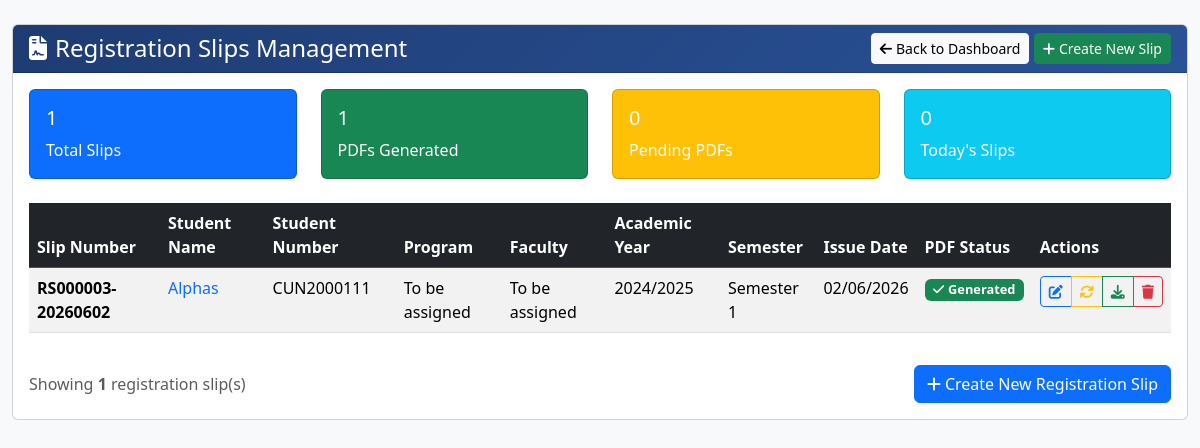
Page /admin/view_registration_slips (signed in) on the committed database.
### app/models.py (models this page shows, shortened)
class RegistrationSlip(db.Model):
    __tablename__ = "registration_slip"
    id = db.Column(db.Integer, primary_key=True)
    slip_number = db.Column(db.String(50), unique=True, nullable=False)
    student_id = db.Column(db.Integer, db.ForeignKey('student.id'), nullable=False)
    issue_date = db.Column(db.DateTime, nullable=False, default=lambda: datetime.now(timezone.utc))
    pdf_filename = db.Column(db.String(255), nullable=True)
    created_by = db.Column(db.String(100), nullable=True)
    created_date = db.Column(db.DateTime, default=lambda: datetime.now(timezone.utc))
    academic_year = db.Column(db.String(20), nullable=True)
    semester = db.Column(db.String(20), nullable=True)
    program_name = db.Column(db.String(100), nullable=True)
    faculty_name = db.Column(db.String(100), nullable=True)
    student = db.relationship("Student", back_populates="registration_slips")

class Student(db.Model):
    __tablename__ = "student"
    id = db.Column(db.Integer, primary_key=True)
    student_number = db.Column(db.String(20), unique=True, nullable=False)
    name = db.Column(db.String(100), nullable=False)
    email = db.Column(db.String(120), unique=True, nullable=True)
    phone = db.Column(db.String(20), nullable=True)
    program = db.Column(db.String(50), nullable=True)
    faculty = db.Column(db.String(100), nullable=True)
    intake_year = db.Column(db.Integer, nullable=True)
    year_of_study = db.Column(db.Integer, nullable=True)
    semester = db.Column(db.String(20), nullable=True)
    created_at = db.Column(db.DateTime, default=lambda: datetime.now(timezone.utc))
    user = db.relationship("User", back_populates="student_profile", uselist=False, foreign_keys=[User.student_id])
    payments = db.relationship("Payment", back_populates="student", lazy=True, cascade="all, delete-orphan")
    registrations = db.relationship("Registration", back_populates="student", lazy=True, cascade="all, delete-orphan")
    registration_slips = db.relationship("RegistrationSlip", back_populates="student", lazy=True, cascade="all, delete-orphan")

### app/routes/admin_routes.py (the view)
@admin_bp.route('/view_registration_slips')
@admin_required
def view_registration_slips():
    registration_slips = RegistrationSlip.query.order_by(RegistrationSlip.issue_date.desc()).all()
    today = datetime.utcnow().date()
    today_count = len([slip for slip in registration_slips if slip.issue_date.date() == today])
    return render_template('admin/view_registration_slips.html',
                         slips=registration_slips,
                         today_count=today_count)

### app/routes/admin_routes.py (called while the page is built)
def admin_required(f):
    @wraps(f)
    def decorated_function(*args, **kwargs):
        if 'user_id' not in session or session.get('role') != 'admin':
            flash("Please log in as admin to access this page.", "warning")
            return redirect(url_for('admin.admin_login'))
        return f(*args, **kwargs)
    return decorated_function

### app/templates/admin/view_registration_slips.html (shortened to what this page needs)
<!DOCTYPE html>
<html lang="en">
<head>
    <link rel="stylesheet" href="https://cdn.jsdelivr.net/npm/bootstrap@5.3.2/dist/css/bootstrap.min.css">
    <link rel="stylesheet" href="https://cdnjs.cloudflare.com/ajax/libs/font-awesome/6.4.0/css/all.min.css">
</head>
<body class="bg-light">
    <div class="container-fluid py-4">
        <div class="row">
            <div class="col-12">
                <div class="card">
                    <div class="card-header text-white d-flex justify-content-between align-items-center">
                        <h4 class="mb-0">
                            <i class="fas fa-file-contract me-2"></i>Registration Slips Management
                        </h4>
                        <div>
                            <a href="{{ url_for('admin.dashboard') }}" class="btn btn-light btn-sm">
                                <i class="fas fa-arrow-left me-1"></i>Back to Dashboard
                            </a>
                            <a href="{{ url_for('admin.create_registration_slip_form') }}" class="btn btn-success btn-sm">
                                <i class="fas fa-plus me-1"></i>Create New Slip
                            </a>
                        </div>
                    </div>
                    <div class="card-body">
                        <div class="row mb-4">
                            <div class="col-md-3">
                                <div class="card text-white bg-primary">
                                    <div class="card-body">
                                        <h5 class="card-title">{{ slips|length }}</h5>
                                        <p class="card-text">Total Slips</p>
                                    </div>
                                </div>
                            </div>
                            <div class="col-md-3">
                                <div class="card text-white bg-success">
                                    <div class="card-body">
                                        <h5 class="card-title">{{ slips|selectattr('pdf_filename')|list|length }}</h5>
                                        <p class="card-text">PDFs Generated</p>
                                    </div>
                                </div>
                            </div>
                            <div class="col-md-3">
                                <div class="card text-white bg-warning">
                                    <div class="card-body">
                                        <h5 class="card-title">{{ slips|rejectattr('pdf_filename')|list|length }}</h5>
                                        <p class="card-text">Pending PDFs</p>
                                    </div>
                                </div>
                            </div>
                            <div class="col-md-3">
                                <div class="card text-white bg-info">
                                    <div class="card-body">
                                        <h5 class="card-title">{{ today_count }}</h5>
                                        <p class="card-text">Today's Slips</p>
                                    </div>
                                </div>
                            </div>
                        </div>
                        {% if slips %}
                        <div class="table-responsive">
                            <table class="table table-striped table-hover">
                                <thead class="table-dark">
                                    <tr>
                                        <th>Slip Number</th>
                                        <th>Student Name</th>
                                        <th>Student Number</th>
                                        <th>Program</th>
                                        <th>Faculty</th>
                                        <th>Academic Year</th>
                                        <th>Semester</th>
                                        <th>Issue Date</th>
                                        <th>PDF Status</th>
                                        <th>Actions</th>
                                    </tr>
                                </thead>
                                <tbody>
                                    {% for slip in slips %}
                                    <tr>
                                        <td>
                                            <strong>{{ slip.slip_number }}</strong>
                                        </td>
                                        <td>
                                            <a href="{{ url_for('admin.view_student_details', student_id=slip.student.id) }}"
                                               class="text-decoration-none">
                                                {{ slip.student.name }}
                                            </a>
                                        </td>
                                        <td>{{ slip.student.student_number }}</td>
                                        <td>{{ slip.program_name or '<span class="text-muted">Not set</span>'|safe }}</td>
                                        <td>{{ slip.faculty_name or '<span class="text-muted">Not set</span>'|safe }}</td>
                                        <td>{{ slip.academic_year or '2024/2025' }}</td>
                                        <td>{{ slip.semester or 'Semester 1' }}</td>
                                        <td>{{ slip.issue_date.strftime('%d/%m/%Y') }}</td>
                                        <td>
                                            {% if slip.pdf_filename %}
                                                <span class="badge bg-success status-badge">
                                                    <i class="fas fa-check me-1"></i>Generated
                                                </span>
                                            {% else %}
                                                <span class="badge bg-warning status-badge">
                                                    <i class="fas fa-clock me-1"></i>Pending
                                                </span>
                                            {% endif %}
                                        </td>
                                        <td class="table-actions">
                                            <div class="btn-group btn-group-sm">
                                                <a href="{{ url_for('admin.edit_registration_slip', slip_id=slip.id) }}"
                                                   class="btn btn-outline-primary"
                                                   title="Edit Slip">
                                                    <i class="fas fa-edit"></i>
                                                </a>
                                                <a href="{{ url_for('admin.regenerate_slip_pdf', slip_id=slip.id) }}"
                                                   class="btn btn-outline-warning"
                                                   title="Regenerate PDF">
                                                    <i class="fas fa-sync"></i>
                                                </a>
                                                {% if slip.pdf_filename %}
                                                <a href="{{ url_for('admin.serve_registration_slip', filename=slip.pdf_filename) }}"
                                                   class="btn btn-outline-success"
                                                   target="_blank"
                                                   title="Download PDF">
                                                    <i class="fas fa-download"></i>
                                                </a>
                                                {% else %}
                                                <button class="btn btn-outline-secondary" disabled title="No PDF available">
                                                    <i class="fas fa-download"></i>
                                                </button>
                                                {% endif %}
                                                <a href="{{ url_for('admin.delete_registration_slip', slip_id=slip.id) }}"
                                                   class="btn btn-outline-danger"
                                                   onclick="return confirm('Are you sure you want to delete this registration slip? This action cannot be undone.')"
                                                   title="Delete Slip">
                                                    <i class="fas fa-trash"></i>
                                                </a>
                                            </div>
                                        </td>
                                    </tr>
                                    {% endfor %}
                                </tbody>
                            </table>
                        </div>
                        <div class="d-flex justify-content-between align-items-center mt-3">
                            <div class="text-muted">
                                Showing <strong>{{ slips|length }}</strong> registration slip(s)
                            </div>
                            <div>
                                <a href="{{ url_for('admin.create_registration_slip_form') }}" class="btn btn-primary">
                                    <i class="fas fa-plus me-1"></i>Create New Registration Slip
                                </a>
                            </div>
                        </div>
                        {% endif %}
                    </div>
                </div>
            </div>
        </div>
    </div>
</body>
</html>

### app/templates/admin/view_registration_slips.html (style rules this page uses)
.card-header { background: linear-gradient(135deg, #1e3c72 0%, #2a5298 100%); }
.table-actions { white-space: nowrap; }
.status-badge { font-size: 0.8em; }

### rows in the picture
RegistrationSlip: slip_number "RS000003-20260602", student.name "Alphas", student.student_number "CUN2000111", program_name "To be assigned", faculty_name "To be assigned", academic_year "2024/2025", semester "Semester 1", issue_date "02/06/2026", shows "Generated"

### other values in the picture
{{ slips|length }} "1"
{{ slips|selectattr('pdf_filename')|list|length }} "1"
{{ slips|rejectattr('pdf_filename')|list|length }} "0"
{{ today_count }} "0"
